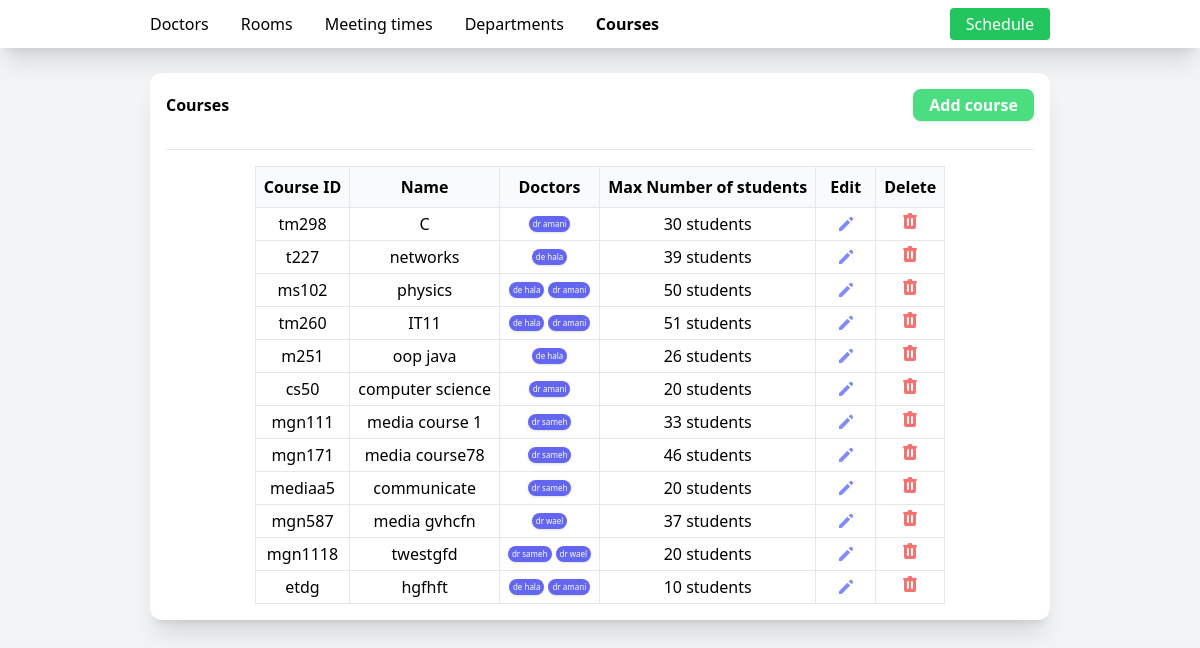
Screenshot of /courses with the database file from the repository.
### tables this page shows
CREATE TABLE "courses" (
	"id"	INTEGER,
	"number"	TEXT NOT NULL,
	"name"	text NOT NULL UNIQUE,
	"max_number_of_students"	INTEGER NOT NULL,
	"department_id"	INTEGER NOT NULL,
	PRIMARY KEY("id" AUTOINCREMENT)
);

CREATE TABLE "instructors" (
	"id"	INTEGER,
	"name"	text NOT NULL,
	PRIMARY KEY("id" AUTOINCREMENT)
);

### main.py (the view)
    @app.route('/courses')
    def coursesIndex():
        courses = AllCourses()
        return render_template('courses.html', courses=courses)

### course.py (called while the page is built)
def AllCourses():
    import sqlite3
    con = sqlite3.connect('class-scheduler.db')
    cur = con.cursor()
    cur.execute('SELECT * FROM courses')
    courses = []
    for row in cur:
        courses.append(Course(id=row[0], number=row[1],
                              name=row[2], maxNumberOfStudents=row[3], department_id=row[4]))
    cur.close()
    return courses

    def get_number(self):
        return self._number

    def get_name(self):
        return self._name

    def get_id(self):
        return self._id

    def get_instructors(self):
        self.fetch_instructors()
        return self._instructors

    def get_maxNumberOfStudents(self):
        return self._maxNumberOfStudents

    def fetch_instructors(self):
        import sqlite3
        con = sqlite3.connect('class-scheduler.db')
        cur = con.cursor()
        cur.execute(
            'SELECT * FROM instructors WHERE id IN (SELECT doctor_id FROM course_instructors WHERE course_id = ?)', (self._id,))
        instructors = []
        for row in cur:
            instructors.append(Instructor(row[0], row[1]))
        self._instructors = instructors

### instructor.py (called while the page is built)
    def get_name(self):
        return self._name

### templates/courses.html (shortened to what this page needs)
<!DOCTYPE html>
<html lang="en">
<head>
    <link rel="stylesheet" href="{{url_for('style')}}">
</head>
<body class="bg-gray-100">
    <nav class="bg-white shadow-xl w-full py-2 px-[150px]">
        <div class="flex gap-8 w-full">
            <a href="{{url_for('doctorsIndex')}}" class="hover:scale-105 hover:font-bold transition-all my-auto">Doctors</a>
            <a href="{{url_for('roomsIndex')}}" class="hover:scale-105 hover:font-bold transition-all my-auto">Rooms</a>
            <a href="{{url_for('meetingTimesIndex')}}" class="hover:scale-105 hover:font-bold transition-all my-auto">Meeting
                times</a>
            <a href="{{url_for('departmentsIndex')}}"
                class="hover:scale-105 hover:font-bold transition-all my-auto ">Departments</a>
            <a href="{{url_for('coursesIndex')}}"
                class="hover:scale-105 hover:font-bold transition-all my-auto font-bold">Courses</a>
            <a href="{{url_for('scheduleIndex')}}"
                class="hover:scale-105 hover:font-bold transition-all my-auto text-white bg-green-500 rounded hover:shadow-lg px-4 py-1 justify-self-end ml-auto">Schedule</a>
        </div>
    </nav>
    <main class="py-[25px] px-[150px] ">
        <div class="bg-white rounded-xl shadow-xl w-full p-4">
            <div class="flex w-full justify-between">
                <h1 class="font-bold my-auto">
                    Courses
                </h1>
                <a href="{{url_for('createCourse')}}"
                    class="py-1 bg-green-400 px-4 font-semibold text-white rounded-lg shadow hover:scale-105 hover:shadow-lg transition-all cursor-pointer">
                    Add course</a>
            </div>
            <hr class="mt-7">
            <table class=" mx-auto border  mt-4 border-collapse">
                <thead>
                    <tr class="border-b bg-gray-50">
                        <th class="py-2 px-2 border text-center">Course ID</th>
                        <th class="py-2 px-2 border text-center">Name</th>
                        <th class="py-2 px-2 border text-center">Doctors</th>
                        <th class="py-2 px-2 border text-center">Max Number of students</th>
                        <th class="py-2 px-2 border text-center w-[60px]">Edit</th>
                        <th class="py-2 px-2 border text-center w-[60px]">Delete</th>
                    </tr>
                </thead>
                <tbody>
                    {% for course in courses %}
                    <tr>
                        <td class="px-2 py-1 border text-center">{{course.get_number()}}</td>
                        <td class="px-2 py-1 border text-center">{{course.get_name()}}</td>
                        <td class="px-2 py-1 border text-">
                            <div class="flex gap-1 text-[8px] mx-auto justify-center flex-wrap">
                                {% for doctor in course.get_instructors() %}
                                <div
                                    class="bg-indigo-500 text-white px-1 py-[2px] rounded-lg cursor-pointer shadow hover:shadow-xl hover:scale-125 hover:mx-1 transition-all">
                                    {{doctor.get_name()}}
                                </div>
                                {% endfor %}
                            </div>
                        </td>
                        <td class="px-2 py-1 border text-center">{{course.get_maxNumberOfStudents()}}
                            {{ 'students' if course.get_maxNumberOfStudents() > 1 else 'student'}}</td>
                        <td
                            class="text-indigo-400 text-center  border hover:text-indigo-500  hover:scale-110 hover:shadow-lg transition-all">
                            <svg xmlns="http://www.w3.org/2000/svg" class="h-5 w-5 mx-auto my-auto cursor-pointer"
                                viewBox="0 0 20 20" fill="currentColor">
                                <path
                                    d="M13.586 3.586a2 2 0 112.828 2.828l-.793.793-2.828-2.828.793-.793zM11.379 5.793L3 14.172V17h2.828l8.38-8.379-2.83-2.828z" />
                            </svg>
                        </td>
                        <td
                            class="text-red-400  text-center border hover:text-red-500 hover:scale-110 hover:shadow-lg transition-all">
                            <form action="{{url_for('deleteCourse',id=course.get_id())}}" method="POST">
                                <button type="submit"
                                    onclick="return confirm('Are you sure you want to delete this course?')">
                                </button>
                            </form>
                        </td>
                    </tr>
                    {% endfor %}
                </tbody>
            </table>
        </div>
    </main>
</body>
</html>

### rows the page displays
courses: get_number "tm298", get_name "C", get_maxNumberOfStudents "30", value "students"
instructors: get_name "dr amani"
courses: get_number "t227", get_name "networks", get_maxNumberOfStudents "39", value "students"
instructors: get_name "de hala"
courses: get_number "ms102", get_name "physics", get_maxNumberOfStudents "50", value "students"
courses: get_number "tm260", get_name "IT11", get_maxNumberOfStudents "51", value "students"
courses: get_number "m251", get_name "oop java", get_maxNumberOfStudents "26", value "students"
courses: get_number "cs50", get_name "computer science", get_maxNumberOfStudents "20", value "students"
courses: get_number "mgn111", get_name "media course 1", get_maxNumberOfStudents "33", value "students"
instructors: get_name "dr sameh"
courses: get_number "mgn171", get_name "media course78", get_maxNumberOfStudents "46", value "students"
courses: get_number "mediaa5", get_name "communicate", get_maxNumberOfStudents "20", value "students"
courses: get_number "mgn587", get_name "media gvhcfn", get_maxNumberOfStudents "37", value "students"
instructors: get_name "dr wael"
courses: get_number "mgn1118", get_name "twestgfd", get_maxNumberOfStudents "20", value "students"
courses: get_number "etdg", get_name "hgfhft", get_maxNumberOfStudents "10", value "students"
